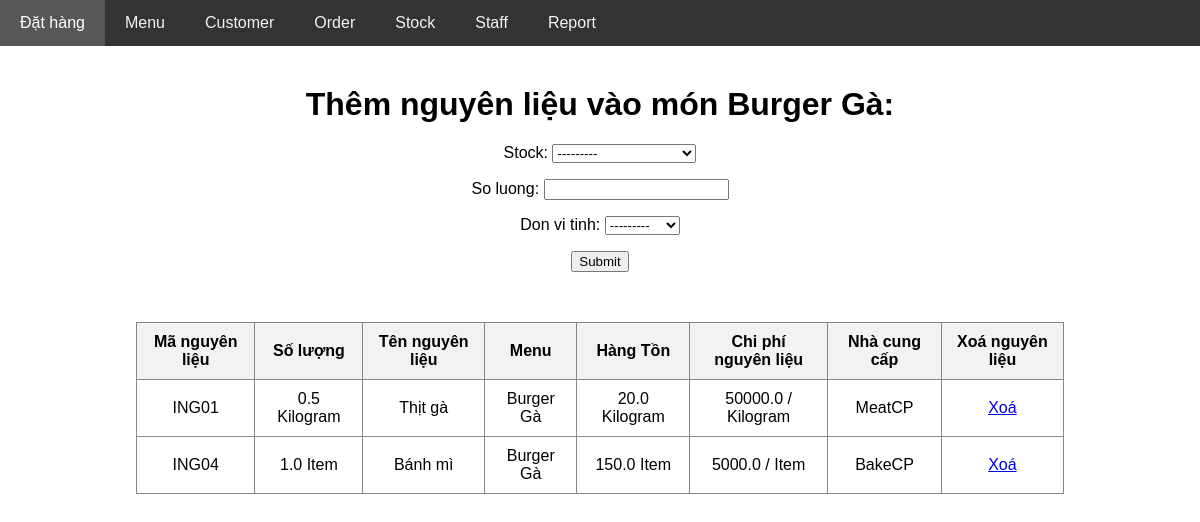
The app's page /core/menu/1, older data.
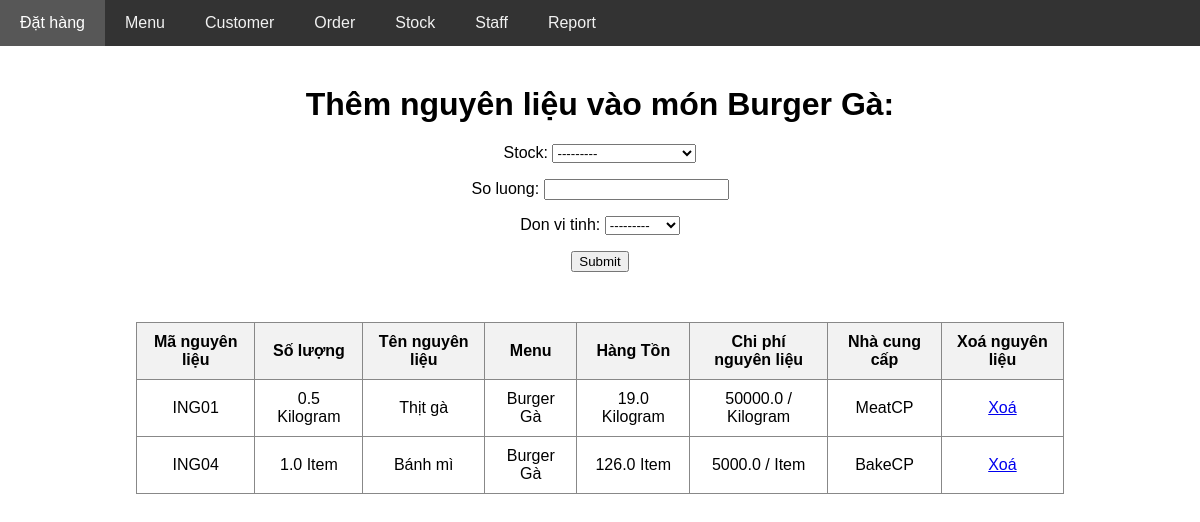
The same page, newer data.
### core/models.py (models this page shows, shortened)
class MenuIngredient(models.Model):
    class TypeChoices(models.TextChoices):
        KILOGRAM = 'Kilogram'
        ITEM = 'Item'
    so_luong = models.FloatField()
    don_vi_tinh = models.CharField(max_length=20, choices=TypeChoices.choices)
    stock = models.ForeignKey(StockIngredient, on_delete=models.CASCADE, related_name='menu_ingredients')
    menu = models.ForeignKey(Menu, on_delete=models.CASCADE, related_name='ingredients')

class StockIngredient(models.Model):
    ma_nguyen_lieu = models.CharField(max_length=10, unique=True)
    ten_nguyen_lieu = models.CharField(max_length=50)
    so_luong_ton_kho = models.FloatField()
    chi_phi_nguyen_lieu = models.FloatField()
    nha_cung_cap = models.CharField(max_length=100)
    used = models.FloatField(default=0)
    def __str__(self):
        return f"{self.ten_nguyen_lieu} ({self.so_luong_ton_kho})"

class Menu(models.Model):
    class TypeChoices(models.TextChoices):
        BURGER = 'Burger'
        DRINK = 'Drink'
        COMBO = 'Combo'
        SNACK = 'Snack'
    ma_mon = models.CharField(max_length=10, unique=True)
    ten_mon = models.CharField(max_length=50)
    loai_mon = models.CharField(max_length=20, choices=TypeChoices.choices)
    gia_ban = models.FloatField()
    don_vi_tinh = models.CharField(max_length=10, default='VND')

### core/views.py (the view, shortened to what this page needs)
# urls.py: path('menu/<int:menu_id>', views.show_menu_detail, name='show_menu_detail'),
def show_menu_detail(request, menu_id):
    dish = Menu.objects.get(id=menu_id)
    ingredients = dish.ingredients.all()
    form = MenuIngredientForm()
    return render(request, 'menu/show_ingredient.html', {
        'ingredients': ingredients,
        'form': form,
        'dish': dish
    })

### core/forms.py
class MenuIngredientForm(forms.ModelForm):
    class Meta:
        model = MenuIngredient
        fields = ['stock', 'so_luong', 'don_vi_tinh']

### core/templates/menu/show_ingredient.html (shortened to what this page needs)
{% extends 'layout.html' %}
{% block body %}
<h1>Thêm nguyên liệu vào món {{ dish.ten_mon }}: </h1>
<form method="POST" style="text-align: center;">
    {{ form.as_p }}
    <input type="submit">
</form>
<div style="display: flex; justify-content: center; margin-top: 30px;">
    <table border="1" style="text-align: center;">
        <tr>
            <th>Mã nguyên liệu</th>
            <th>Số lượng</th>
            <th>Tên nguyên liệu</th>
            <th>Menu</th>
            <th>Hàng Tồn</th>
            <th>Chi phí nguyên liệu</th>
            <th>Nhà cung cấp</th>
            <th>Xoá nguyên liệu</th>
        </tr>
        {% for ingredient in ingredients %}
            <tr>
                <td> {{ ingredient.stock.ma_nguyen_lieu }}</td>
                <td> {{ ingredient.so_luong }} {{ ingredient.don_vi_tinh }}</td>
                <td> {{ ingredient.stock.ten_nguyen_lieu }} </td>
                <td> {{ ingredient.menu.ten_mon }} </td>
                <td> {{ ingredient.stock.so_luong_ton_kho }} {{ ingredient.don_vi_tinh }}</td>
                <td> {{ ingredient.stock.chi_phi_nguyen_lieu }} / {{ ingredient.don_vi_tinh }}</td>
                <td> {{ ingredient.stock.nha_cung_cap }}</td>
                <td>
                    <a href="{% url 'delete_menu_ingredient' ingredient.id %}"> Xoá </a>
                </td>
        {% endfor %}
    </table>
</div>
{% endblock %}

Row changes from the older to the newer data that the page shows:
changed through a linked row, MenuIngredient "Kilogram": stock.so_luong_ton_kho "20.0" → "19.0"
changed through a linked row, MenuIngredient "Item": stock.so_luong_ton_kho "150.0" → "126.0"
